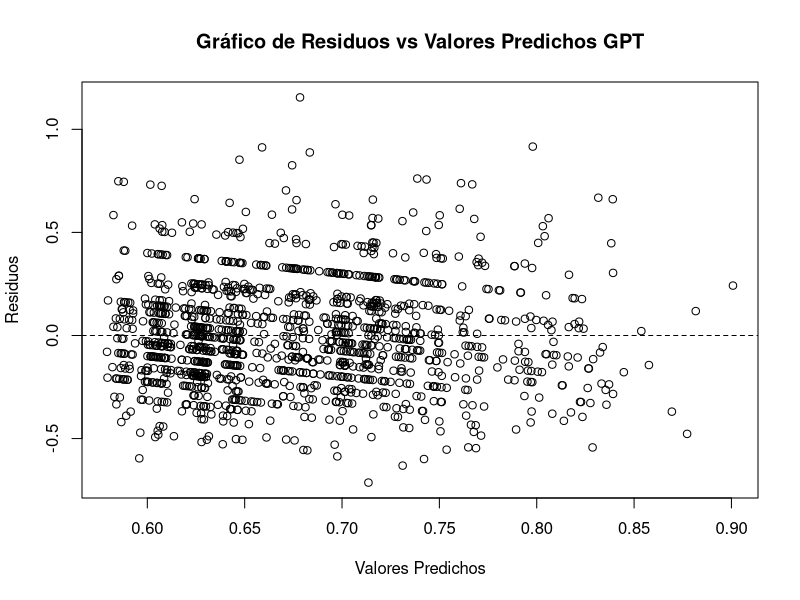
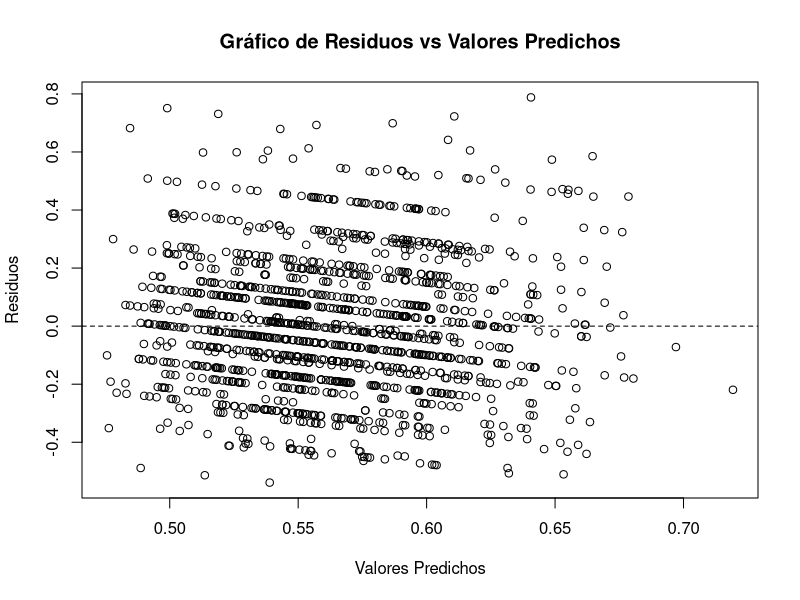
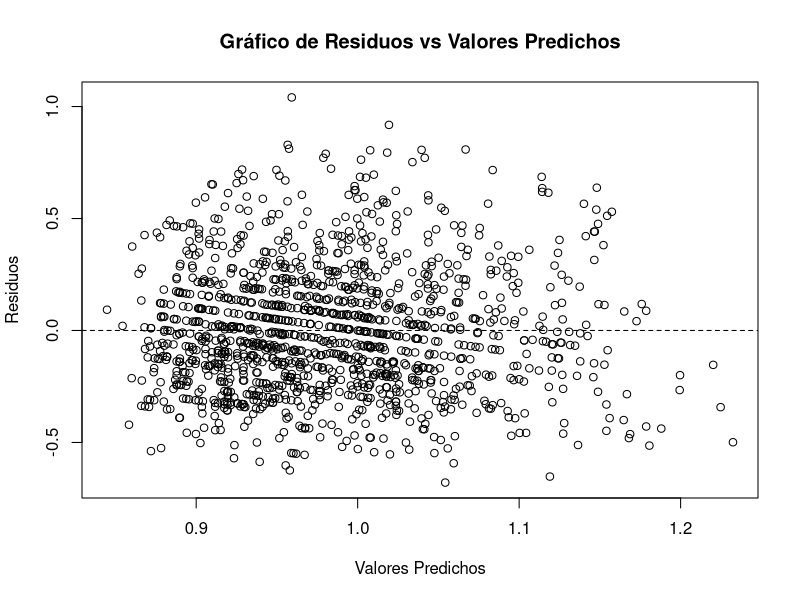

R code for these plots, in order:

#q2 edad
#q1tb sexo
#ur1new domicilio
#edr educacion
#conocim politizacion
#q10newt ingresos

# Levando dataset de distacias

lpop_distances <- read.csv('./outputs/lpop_distances.csv')

## GPT ----

lmodel_gpt <- lm((gpt_distance_norm) ~ q2 + q1tb + ur1new + edr + conocim   , data = lpop_distances)
summary(lmodel_gpt)
predicted_values <- predict(lmodel_gpt)
residuals <- residuals(lmodel_gpt)

### Crear un gráfico de residuos vs. valores predichos
plot(predicted_values, residuals, xlab = "Valores Predichos", ylab = "Residuos", main = "Gráfico de Residuos vs Valores Predichos GPT")
abline(h = 0, lty = 2)

## Cohere ----
lmodel_cohere <- lm((cohere_distance_norm) ~ q2 + q1tb +  ur1new + edr + conocim , data = lpop_distances)
summary(lmodel_cohere)
predicted_values <- predict(lmodel_cohere)
residuals <- residuals(lmodel_cohere)

### Crear un gráfico de residuos vs. valores predichos
plot(predicted_values, residuals, xlab = "Valores Predichos", ylab = "Residuos", main = "Gráfico de Residuos vs Valores Predichos")
abline(h = 0, lty = 2)

## Bard ----

lmodel_bard <- lm((bard_distance_norm) ~ q2 + q1tb +  ur1new + edr + conocim , data = lpop_distances)
summary(lmodel_bard)
predicted_values <- predict(lmodel_bard)
residuals <- residuals(lmodel_bard)

### Crear un gráfico de residuos vs. valores predichos
plot(predicted_values, residuals, xlab = "Valores Predichos", ylab = "Residuos", main = "Gráfico de Residuos vs Valores Predichos")
abline(h = 0, lty = 2)

